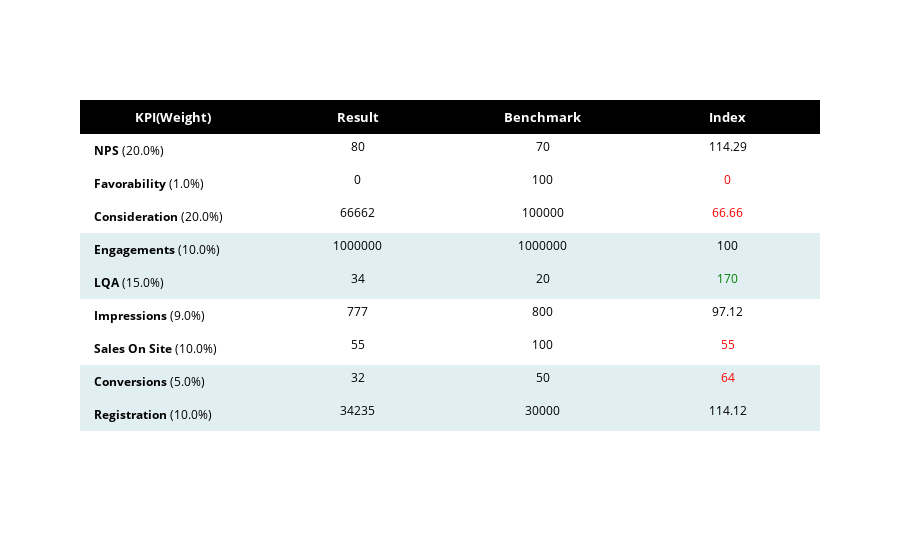

The code cell stored with this chart in its notebook:
### Code cell
fig.show()

### Figure 1 — Plotly figure (JSON) as saved in the notebook; plotly's stock layout.template omitted (floating-point values rounded to 4 significant figures)
{"data": [{"cells": {"align": ["left", "center", "center", "center"], "fill": {"color": [["white", "white", "white", "#E1EEF2", "#E1EEF2", "white", "white", "#E1EEF2", "#E1EEF2"]]}, "font": {"color": [["black", "black", "black", "black", "black", "black", "black", "black", "black"], ["black", "black", "black", "black", "black", "black", "black", "black", "black"], ["black", "black", "black", "black", "black", "black", "black", "black", "black"], ["black", "red", "red", "black", "green", "black", "red", "red", "black"]]}, "line": {"width": 0}, "values": [["<b> <b> NPS</b></b> (20.0%)", "<b> <b> Favorability</b></b> (1.0%)", "<b> <b> Consideration</b></b> (20.0%)", "<b> <b> Engagements</b></b> (10.0%)", "<b> <b> LQA</b></b> (15.0%)", "<b> <b> Impressions</b></b> (9.0%)", "<b> <b> Sales On Site</b></b> (10.0%)", "<b> <b> Conversions</b></b> (5.0%)", "<b> <b> Registration</b></b> (10.0%)"], [80, 0, 66662, 1000000, 34, 777, 55, 32, 34235], [70, 100, 100000, 1000000, 20, 800, 100, 50, 30000], [114.3, 0, 66.66, 100, 170, 97.12, 55, 64, 114.1]]}, "header": {"fill": {"color": "black"}, "font": {"color": "white", "size": 13}, "line": {"width": 0}, "values": ["<b>KPI(Weight)</b>", "<b>Result</b>", "<b>Benchmark</b>", "<b>Index</b>"]}, "type": "table"}], "layout": {"autosize": true}}
